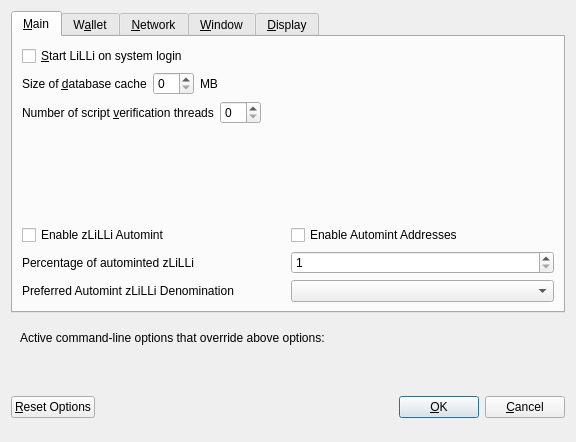
<?xml version="1.0" encoding="UTF-8"?>
<ui version="4.0">
 <class>OptionsDialog</class>
 <widget class="QDialog" name="OptionsDialog">
  <property name="geometry">
   <rect>
    <x>0</x>
    <y>0</y>
    <width>576</width>
    <height>442</height>
   </rect>
  </property>
  <property name="windowTitle">
   <string>Options</string>
  </property>
  <property name="modal">
   <bool>true</bool>
  </property>
  <layout class="QVBoxLayout" name="verticalLayout">
   <item>
    <widget class="QTabWidget" name="tabWidget">
     <property name="currentIndex">
      <number>0</number>
     </property>
     <widget class="QWidget" name="tabMain">
      <attribute name="title">
       <string>&amp;Main</string>
      </attribute>
      <layout class="QVBoxLayout" name="verticalLayout_Main">
       <item>
        <widget class="QCheckBox" name="bitcoinAtStartup">
         <property name="toolTip">
          <string>Automatically start LiLLi after logging in to the system.</string>
         </property>
         <property name="text">
          <string>&amp;Start LiLLi on system login</string>
         </property>
        </widget>
       </item>
       <item>
        <layout class="QHBoxLayout" name="horizontalLayout_2_Main">
         <item>
          <widget class="QLabel" name="databaseCacheLabel">
           <property name="text">
            <string>Size of &amp;database cache</string>
           </property>
           <property name="textFormat">
            <enum>Qt::PlainText</enum>
           </property>
           <property name="buddy">
            <cstring>databaseCache</cstring>
           </property>
          </widget>
         </item>
         <item>
          <widget class="QSpinBox" name="databaseCache"/>
         </item>
         <item>
          <widget class="QLabel" name="databaseCacheUnitLabel">
           <property name="text">
            <string>MB</string>
           </property>
           <property name="textFormat">
            <enum>Qt::PlainText</enum>
           </property>
          </widget>
         </item>
         <item>
          <spacer name="horizontalSpacer_2_Main">
           <property name="orientation">
            <enum>Qt::Horizontal</enum>
           </property>
           <property name="sizeHint" stdset="0">
            <size>
             <width>40</width>
             <height>20</height>
            </size>
           </property>
          </spacer>
         </item>
        </layout>
       </item>
       <item>
        <layout class="QHBoxLayout" name="horizontalLayout_3_Main">
         <item>
          <widget class="QLabel" name="threadsScriptVerifLabel">
           <property name="text">
            <string>Number of script &amp;verification threads</string>
           </property>
           <property name="textFormat">
            <enum>Qt::PlainText</enum>
           </property>
           <property name="buddy">
            <cstring>threadsScriptVerif</cstring>
           </property>
          </widget>
         </item>
         <item>
          <widget class="QSpinBox" name="threadsScriptVerif">
           <property name="toolTip">
            <string>(0 = auto, &lt;0 = leave that many cores free)</string>
           </property>
          </widget>
         </item>
         <item>
          <spacer name="horizontalSpacer_3_Main">
           <property name="orientation">
            <enum>Qt::Horizontal</enum>
           </property>
           <property name="sizeHint" stdset="0">
            <size>
             <width>40</width>
             <height>20</height>
            </size>
           </property>
          </spacer>
         </item>
        </layout>
       </item>
       <item>
        <spacer name="verticalSpacer_2">
         <property name="orientation">
          <enum>Qt::Vertical</enum>
         </property>
         <property name="sizeHint" stdset="0">
          <size>
           <width>20</width>
           <height>40</height>
          </size>
         </property>
        </spacer>
       </item>
       <item>
        <widget class="QWidget" name="verticalZpivOptionsWidget" native="true">
         <layout class="QVBoxLayout" name="verticalZpivOptionsLayout">
          <property name="margin">
           <number>0</number>
          </property>
          <item>
           <layout class="QHBoxLayout" name="horizontalAutomintingLayout">
            <item>
             <widget class="QCheckBox" name="checkBoxZeromintEnable">
              <property name="toolTip">
               <string>Enable automatic minting of LiLLi units to zLiLLi</string>
              </property>
              <property name="layoutDirection">
               <enum>Qt::LeftToRight</enum>
              </property>
              <property name="text">
               <string>Enable zLiLLi Automint</string>
              </property>
             </widget>
            </item>
            <item>
             <widget class="QCheckBox" name="checkBoxZeromintAddresses">
              <property name="toolTip">
               <string>Enable automatic zLiLLi minting from specific addresses</string>
              </property>
              <property name="layoutDirection">
               <enum>Qt::LeftToRight</enum>
              </property>
              <property name="text">
               <string>Enable Automint Addresses</string>
              </property>
             </widget>
            </item>
           </layout>
          </item>
          <item>
           <layout class="QHBoxLayout" name="horizontalZmintPercentageLayout">
            <item>
             <widget class="QLabel" name="percentage_label">
              <property name="toolTip">
               <string>Percentage of incoming LiLLi which get automatically converted to zLiLLi via Zerocoin Protocol (min: 10%)</string>
              </property>
              <property name="text">
               <string>Percentage of autominted zLiLLi</string>
              </property>
             </widget>
            </item>
            <item>
             <widget class="QSpinBox" name="zeromintPercentage">
              <property name="minimum">
               <number>1</number>
              </property>
              <property name="maximum">
               <number>100</number>
              </property>
             </widget>
            </item>
           </layout>
          </item>
          <item>
           <layout class="QHBoxLayout" name="horizontalLayout" stretch="0,0">
            <property name="sizeConstraint">
             <enum>QLayout::SetFixedSize</enum>
            </property>
            <item>
             <widget class="QLabel" name="labelPreferredDenom">
              <property name="maximumSize">
               <size>
                <width>16777215</width>
                <height>16777215</height>
               </size>
              </property>
              <property name="toolTip">
               <string>Wait with automatic conversion to Zerocoin until enough LiLLi for this denomination is available</string>
              </property>
              <property name="text">
               <string>Preferred Automint zLiLLi Denomination</string>
              </property>
             </widget>
            </item>
            <item>
             <widget class="QComboBox" name="preferredDenom">
              <property name="maximumSize">
               <size>
                <width>16777215</width>
                <height>27</height>
               </size>
              </property>
              <property name="toolTip">
               <string>Wait with automatic conversion to Zerocoin until enough LiLLi for this denomination is available</string>
              </property>
              <property name="maxVisibleItems">
               <number>9</number>
              </property>
              <property name="maxCount">
               <number>9</number>
              </property>
             </widget>
            </item>
           </layout>
          </item>
         </layout>
        </widget>
       </item>
      </layout>
     </widget>
     <widget class="QWidget" name="tabWallet">
      <attribute name="title">
       <string>W&amp;allet</string>
      </attribute>
      <layout class="QVBoxLayout" name="verticalLayout_Wallet">
       <item>
        <layout class="QHBoxLayout" name="horizontalLayout_2_Wallet">
         <item>
          <widget class="QLabel" name="labelStakeSplitThresholdText">
           <property name="text">
            <string>Stake split threshold:</string>
           </property>
          </widget>
         </item>
         <item>
          <widget class="QSpinBox" name="spinBoxStakeSplitThreshold">
           <property name="minimum">
            <number>1</number>
           </property>
           <property name="maximum">
            <number>999999</number>
           </property>
          </widget>
         </item>
        </layout>
       </item>
       <item>
        <widget class="QGroupBox" name="groupBox">
         <property name="title">
          <string>Expert</string>
         </property>
         <layout class="QVBoxLayout" name="verticalLayout_2">
          <item>
           <widget class="QCheckBox" name="coinControlFeatures">
            <property name="toolTip">
             <string>Whether to show coin control features or not.</string>
            </property>
            <property name="text">
             <string>Enable coin &amp;control features</string>
            </property>
           </widget>
          </item>
          <item>
           <widget class="QCheckBox" name="showMasternodesTab">
            <property name="toolTip">
             <string>Show additional tab listing all your masternodes in first sub-tab&lt;br/&gt;and all masternodes on the network in second sub-tab.</string>
            </property>
            <property name="text">
             <string>Show Masternodes Tab</string>
            </property>
           </widget>
          </item>
          <item>
           <widget class="QCheckBox" name="spendZeroConfChange">
            <property name="toolTip">
             <string>If you disable the spending of unconfirmed change, the change from a transaction&lt;br/&gt;cannot be used until that transaction has at least one confirmation.&lt;br/&gt;This also affects how your balance is computed.</string>
            </property>
            <property name="text">
             <string>&amp;Spend unconfirmed change</string>
            </property>
           </widget>
          </item>
         </layout>
        </widget>
       </item>
       <item>
        <spacer name="verticalSpacer_Wallet">
         <property name="orientation">
          <enum>Qt::Vertical</enum>
         </property>
         <property name="sizeHint" stdset="0">
          <size>
           <width>20</width>
           <height>40</height>
          </size>
         </property>
        </spacer>
       </item>
      </layout>
     </widget>
     <widget class="QWidget" name="tabNetwork">
      <attribute name="title">
       <string>&amp;Network</string>
      </attribute>
      <layout class="QVBoxLayout" name="verticalLayout_Network">
       <item>
        <widget class="QCheckBox" name="mapPortUpnp">
         <property name="toolTip">
          <string>Automatically open the LiLLi client port on the router. This only works when your router supports UPnP and it is enabled.</string>
         </property>
         <property name="text">
          <string>Map port using &amp;UPnP</string>
         </property>
        </widget>
       </item>
       <item>
        <widget class="QCheckBox" name="allowIncoming">
         <property name="toolTip">
          <string>Accept connections from outside</string>
         </property>
         <property name="text">
          <string>Allow incoming connections</string>
         </property>
        </widget>
       </item>
       <item>
        <widget class="QCheckBox" name="connectSocks">
         <property name="toolTip">
          <string>Connect to the LiLLi network through a SOCKS5 proxy.</string>
         </property>
         <property name="text">
          <string>&amp;Connect through SOCKS5 proxy (default proxy):</string>
         </property>
        </widget>
       </item>
       <item>
        <layout class="QHBoxLayout" name="horizontalLayout_1_Network">
         <item>
          <widget class="QLabel" name="proxyIpLabel">
           <property name="text">
            <string>Proxy &amp;IP:</string>
           </property>
           <property name="textFormat">
            <enum>Qt::PlainText</enum>
           </property>
           <property name="buddy">
            <cstring>proxyIp</cstring>
           </property>
          </widget>
         </item>
         <item>
          <widget class="QValidatedLineEdit" name="proxyIp">
           <property name="minimumSize">
            <size>
             <width>140</width>
             <height>0</height>
            </size>
           </property>
           <property name="maximumSize">
            <size>
             <width>140</width>
             <height>16777215</height>
            </size>
           </property>
           <property name="toolTip">
            <string>IP address of the proxy (e.g. IPv4: 127.0.0.1 / IPv6: ::1)</string>
           </property>
          </widget>
         </item>
         <item>
          <widget class="QLabel" name="proxyPortLabel">
           <property name="text">
            <string>&amp;Port:</string>
           </property>
           <property name="textFormat">
            <enum>Qt::PlainText</enum>
           </property>
           <property name="buddy">
            <cstring>proxyPort</cstring>
           </property>
          </widget>
         </item>
         <item>
          <widget class="QLineEdit" name="proxyPort">
           <property name="minimumSize">
            <size>
             <width>55</width>
             <height>0</height>
            </size>
           </property>
           <property name="maximumSize">
            <size>
             <width>55</width>
             <height>16777215</height>
            </size>
           </property>
           <property name="toolTip">
            <string>Port of the proxy (e.g. 9050)</string>
           </property>
          </widget>
         </item>
         <item>
          <spacer name="horizontalSpacer_1_Network">
           <property name="orientation">
            <enum>Qt::Horizontal</enum>
           </property>
           <property name="sizeHint" stdset="0">
            <size>
             <width>40</width>
             <height>20</height>
            </size>
           </property>
          </spacer>
         </item>
        </layout>
       </item>
       <item>
        <spacer name="verticalSpacer_Network">
         <property name="orientation">
          <enum>Qt::Vertical</enum>
         </property>
         <property name="sizeHint" stdset="0">
          <size>
           <width>20</width>
           <height>40</height>
          </size>
         </property>
        </spacer>
       </item>
      </layout>
     </widget>
     <widget class="QWidget" name="tabWindow">
      <attribute name="title">
       <string>&amp;Window</string>
      </attribute>
      <layout class="QVBoxLayout" name="verticalLayout_Window">
       <item>
        <widget class="QCheckBox" name="minimizeToTray">
         <property name="toolTip">
          <string>Show only a tray icon after minimizing the window.</string>
         </property>
         <property name="text">
          <string>&amp;Minimize to the tray instead of the taskbar</string>
         </property>
        </widget>
       </item>
       <item>
        <widget class="QCheckBox" name="minimizeOnClose">
         <property name="toolTip">
          <string>Minimize instead of exit the application when the window is closed. When this option is enabled, the application will be closed only after selecting Quit in the menu.</string>
         </property>
         <property name="text">
          <string>M&amp;inimize on close</string>
         </property>
        </widget>
       </item>
       <item>
        <spacer name="verticalSpacer_Window">
         <property name="orientation">
          <enum>Qt::Vertical</enum>
         </property>
         <property name="sizeHint" stdset="0">
          <size>
           <width>20</width>
           <height>40</height>
          </size>
         </property>
        </spacer>
       </item>
      </layout>
     </widget>
     <widget class="QWidget" name="tabDisplay">
      <attribute name="title">
       <string>&amp;Display</string>
      </attribute>
      <layout class="QVBoxLayout" name="verticalLayout_Display">
       <item>
        <layout class="QHBoxLayout" name="horizontalLayout_1_Display">
         <item>
          <widget class="QLabel" name="langLabel">
           <property name="text">
            <string>User Interface &amp;language:</string>
           </property>
           <property name="textFormat">
            <enum>Qt::PlainText</enum>
           </property>
           <property name="buddy">
            <cstring>lang</cstring>
           </property>
          </widget>
         </item>
         <item>
          <widget class="QValueComboBox" name="lang">
           <property name="toolTip">
            <string>The user interface language can be set here. This setting will take effect after restarting LiLLi.</string>
           </property>
          </widget>
         </item>
        </layout>
       </item>
       <item>
        <widget class="QLabel" name="label_3">
         <property name="toolTip">
          <string notr="true"/>
         </property>
         <property name="statusTip">
          <string notr="true"/>
         </property>
         <property name="whatsThis">
          <string notr="true"/>
         </property>
         <property name="accessibleName">
          <string notr="true"/>
         </property>
         <property name="text">
          <string>Language missing or translation incomplete? Help contributing translations here:
https://discord.gg/ZKWKHXk7GP</string>
         </property>
         <property name="wordWrap">
          <bool>true</bool>
         </property>
         <property name="openExternalLinks">
          <bool>true</bool>
         </property>
         <property name="textInteractionFlags">
          <set>Qt::TextBrowserInteraction</set>
         </property>
        </widget>
       </item>
       <item>
        <layout class="QHBoxLayout" name="horizontalLayout_2_Display" stretch="0,0">
         <item>
          <widget class="QLabel" name="themeLabel">
           <property name="text">
            <string>User Interface Theme:</string>
           </property>
          </widget>
         </item>
         <item>
          <widget class="QValueComboBox" name="theme"/>
         </item>
        </layout>
       </item>
       <item>
        <widget class="QWidget" name="verticalZpivDisplayWidget" native="true">
         <layout class="QVBoxLayout" name="verticalZpivDisplayLayout">
          <property name="margin">
           <number>0</number>
          </property>
          <item>
           <widget class="Line" name="line">
            <property name="orientation">
             <enum>Qt::Horizontal</enum>
            </property>
           </widget>
          </item>
          <item>
           <layout class="QHBoxLayout" name="horizontalLayout_3_Display">
            <item>
             <widget class="QLabel" name="unitLabel">
              <property name="text">
               <string>Unit to show amounts in:</string>
              </property>
              <property name="textFormat">
               <enum>Qt::PlainText</enum>
              </property>
             </widget>
            </item>
            <item>
             <widget class="QValueComboBox" name="unit">
              <property name="toolTip">
               <string>Choose the default subdivision unit to show in the interface and when sending coins.</string>
              </property>
             </widget>
            </item>
           </layout>
          </item>
          <item>
           <layout class="QHBoxLayout" name="horizontalLayout_4_Display">
            <item>
             <widget class="QLabel" name="digitsLabel">
              <property name="text">
               <string>Decimal digits</string>
              </property>
             </widget>
            </item>
            <item>
             <widget class="QValueComboBox" name="digits"/>
            </item>
           </layout>
          </item>
          <item>
           <layout class="QHBoxLayout" name="horizontalLayout_5_Display">
            <item>
             <widget class="QCheckBox" name="checkBoxHideZeroBalances">
              <property name="toolTip">
               <string>Hide empty balances</string>
              </property>
              <property name="layoutDirection">
               <enum>Qt::LeftToRight</enum>
              </property>
              <property name="text">
               <string>Hide empty balances</string>
              </property>
             </widget>
            </item>
            <item>
             <widget class="QCheckBox" name="checkBoxHideOrphans">
              <property name="toolTip">
               <string>Hide orphan stakes in transaction lists</string>
              </property>
              <property name="text">
               <string>Hide orphan stakes</string>
              </property>
             </widget>
            </item>
            <item>
             <spacer name="horizontalSpacer">
              <property name="orientation">
               <enum>Qt::Horizontal</enum>
              </property>
              <property name="sizeHint" stdset="0">
               <size>
                <width>40</width>
                <height>20</height>
               </size>
              </property>
             </spacer>
            </item>
           </layout>
          </item>
          <item>
           <layout class="QHBoxLayout" name="horizontalLayout_6_Display">
            <item>
             <widget class="QLabel" name="thirdPartyTxUrlsLabel">
              <property name="toolTip">
               <string>Third party URLs (e.g. a block explorer) that appear in the transactions tab as context menu items. %s in the URL is replaced by transaction hash. Multiple URLs are separated by vertical bar |.</string>
              </property>
              <property name="text">
               <string>Third party transaction URLs</string>
              </property>
             </widget>
            </item>
            <item>
             <widget class="QLineEdit" name="thirdPartyTxUrls">
              <property name="toolTip">
               <string>Third party URLs (e.g. a block explorer) that appear in the transactions tab as context menu items. %s in the URL is replaced by transaction hash. Multiple URLs are separated by vertical bar |.</string>
              </property>
             </widget>
            </item>
           </layout>
          </item>
         </layout>
        </widget>
       </item>
       <item>
        <spacer name="verticalSpacer">
         <property name="orientation">
          <enum>Qt::Vertical</enum>
         </property>
         <property name="sizeHint" stdset="0">
          <size>
           <width>20</width>
           <height>40</height>
          </size>
         </property>
        </spacer>
       </item>
      </layout>
     </widget>
    </widget>
   </item>
   <item>
    <widget class="QFrame" name="frame">
     <layout class="QVBoxLayout" name="verticalLayout_Bottom">
      <item>
       <layout class="QHBoxLayout" name="horizontalLayout_Bottom">
        <item>
         <widget class="QLabel" name="overriddenByCommandLineInfoLabel">
          <property name="text">
           <string>Active command-line options that override above options:</string>
          </property>
          <property name="textFormat">
           <enum>Qt::PlainText</enum>
          </property>
         </widget>
        </item>
        <item>
         <spacer name="horizontalSpacer_Bottom">
          <property name="orientation">
           <enum>Qt::Horizontal</enum>
          </property>
          <property name="sizeHint" stdset="0">
           <size>
            <width>40</width>
            <height>20</height>
           </size>
          </property>
         </spacer>
        </item>
       </layout>
      </item>
      <item>
       <widget class="QLabel" name="overriddenByCommandLineLabel">
        <property name="text">
         <string/>
        </property>
        <property name="textFormat">
         <enum>Qt::PlainText</enum>
        </property>
        <property name="wordWrap">
         <bool>true</bool>
        </property>
       </widget>
      </item>
     </layout>
    </widget>
   </item>
   <item>
    <layout class="QHBoxLayout" name="horizontalLayout_Buttons">
     <item>
      <widget class="QPushButton" name="resetButton">
       <property name="toolTip">
        <string>Reset all client options to default.</string>
       </property>
       <property name="text">
        <string>&amp;Reset Options</string>
       </property>
       <property name="autoDefault">
        <bool>false</bool>
       </property>
      </widget>
     </item>
     <item>
      <spacer name="horizontalSpacer_1">
       <property name="orientation">
        <enum>Qt::Horizontal</enum>
       </property>
       <property name="sizeHint" stdset="0">
        <size>
         <width>40</width>
         <height>48</height>
        </size>
       </property>
      </spacer>
     </item>
     <item>
      <widget class="QLabel" name="statusLabel">
       <property name="minimumSize">
        <size>
         <width>200</width>
         <height>0</height>
        </size>
       </property>
       <property name="font">
        <font>
         <weight>75</weight>
         <bold>true</bold>
        </font>
       </property>
       <property name="text">
        <string/>
       </property>
       <property name="textFormat">
        <enum>Qt::PlainText</enum>
       </property>
       <property name="wordWrap">
        <bool>true</bool>
       </property>
      </widget>
     </item>
     <item>
      <spacer name="horizontalSpacer_2">
       <property name="orientation">
        <enum>Qt::Horizontal</enum>
       </property>
       <property name="sizeHint" stdset="0">
        <size>
         <width>40</width>
         <height>48</height>
        </size>
       </property>
      </spacer>
     </item>
     <item>
      <widget class="QPushButton" name="okButton">
       <property name="text">
        <string>&amp;OK</string>
       </property>
       <property name="autoDefault">
        <bool>false</bool>
       </property>
       <property name="default">
        <bool>true</bool>
       </property>
      </widget>
     </item>
     <item>
      <widget class="QPushButton" name="cancelButton">
       <property name="text">
        <string>&amp;Cancel</string>
       </property>
       <property name="autoDefault">
        <bool>false</bool>
       </property>
      </widget>
     </item>
    </layout>
   </item>
  </layout>
 </widget>
 <customwidgets>
  <customwidget>
   <class>QValidatedLineEdit</class>
   <extends>QLineEdit</extends>
   <header>qvalidatedlineedit.h</header>
  </customwidget>
  <customwidget>
   <class>QValueComboBox</class>
   <extends>QComboBox</extends>
   <header>qvaluecombobox.h</header>
  </customwidget>
 </customwidgets>
 <resources/>
 <connections/>
</ui>
